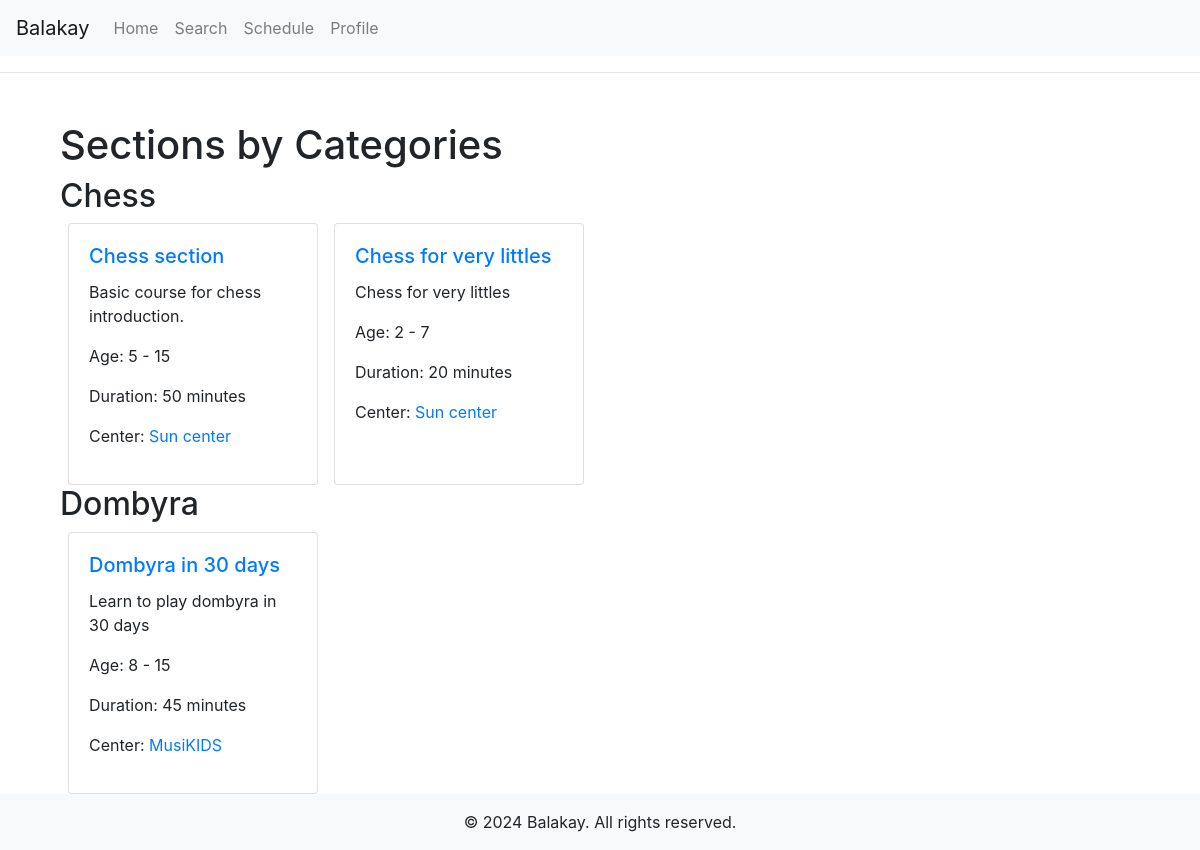
The page /home on the database its author committed.
### centers/models.py (models this page shows, shortened)
class Category(models.Model):
    name = models.CharField(max_length=255)  #
    description = models.TextField(blank=True, null=True)

class Section(models.Model):
    center = models.ForeignKey(Center, on_delete=models.CASCADE)
    category = models.ForeignKey(Category, on_delete=models.SET_NULL, null=True, related_name='sections')
    name = models.CharField(max_length=255)
    description = models.TextField()
    duration_minutes = models.PositiveIntegerField()
    min_age = models.PositiveIntegerField()
    max_age = models.PositiveIntegerField()

class Center(models.Model):
    manager_name = models.CharField(max_length=255)
    manager_phone = models.CharField(max_length=20)
    name = models.CharField(max_length=255)
    logo = models.ImageField(upload_to='storage/')
    subtitle = models.CharField(max_length=255, null=True, blank=True)
    description = models.TextField()
    city = models.CharField(max_length=255)
    address = models.CharField(max_length=255)
    def __str__(self):
        return self.name

### centers/views.py (the view)
# urls.py: path('home', home_view, name='home'),
def home_view(request):
    categories = Category.objects.prefetch_related('sections').all()
    return render(request, 'centers/home.html', {'categories': categories})

### centers/templates/centers/home.html (shortened to what this page needs)
{% extends 'base.html' %}
{% load static %}
{% block content %}
<div class="container mt-5">
    <h1>Sections by Categories</h1>
    {% for category in categories %}
        <h2>{{ category.name }}</h2>
        {% if category.sections.all %}
            <div class="carousel-container">
                <div class="d-flex overflow-auto">
                    {% for section in category.sections.all %}
                        <div class="card mx-2" style="width: 250px;">
                            <div class="card-body">
                                <h5 class="card-title"><a href="section/{{ section.id }}">{{ section.name }}</a></h5>
                                <p class="card-text">{{ section.description }}</p>
                                <p>Age: {{ section.min_age }} - {{ section.max_age }}</p>
                                <p>Duration: {{ section.duration_minutes }} minutes</p>
                                <p>Center: <a href="#">{{ section.center }}</a></p>
                            </div>
                        </div>
                    {% endfor %}
                </div>
            </div>
        {% else %}
            <p>No sections available in this category.</p>
        {% endif %}
    {% endfor %}
</div>
{% endblock %}

### rows shown on the page
Category: name "Chess"
Section: name "Chess section", description "Basic course for chess introduction.", min_age "5", max_age "15", duration_minutes "50", center "Sun center"
Section: name "Chess for very littles", description "Chess for very littles", min_age "2", max_age "7", duration_minutes "20", center "Sun center"
Category: name "Dombyra"
Section: name "Dombyra in 30 days", description "Learn to play dombyra in 30 days", min_age "8", max_age "15", duration_minutes "45", center "MusiKIDS"
